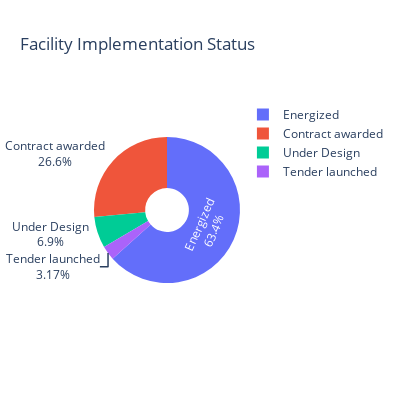

Here is the notebook cell this chart was saved with:
### Code cell
import pandas as pd
import plotly.express as px

def plot_facility_status_pie(df: pd.DataFrame, width: int = 600, height: int = 400):
    """
    Create a pie chart of facility status distribution.

    Parameters
    ----------
    df : pandas.DataFrame
        Facilities dataset with a 'Status' column.
    width : int
        Width of the chart in pixels.
    height : int
        Height of the chart in pixels.

    Returns
    -------
    fig : plotly.graph_objects.Figure
        Interactive pie chart figure.
    """
    # Count facilities by status
    status_counts = df['Status'].value_counts().reset_index()
    status_counts.columns = ['Status', 'Count']

    # Build pie chart
    fig = px.pie(
        status_counts,
        names="Status",
        values="Count",
        title="Facility Implementation Status",
        color="Status",
        hole=0.3,
        width=width,
        height=height
    )
    fig.update_traces(textinfo="percent+label")
    return fig
plot_facility_status_pie(df, width=400, height=400).show()

### Figure 1 — Plotly figure (JSON) as saved in the notebook; plotly's stock layout.template omitted (floating-point values rounded to 4 significant figures)
{"data": [{"customdata": [["Energized"], ["Contract awarded"], ["Under Design"], ["Tender launched"]], "domain": {"x": [0.0, 1.0], "y": [0.0, 1.0]}, "hole": 0.3, "hovertemplate": "Status=%{customdata[0]}<br>Count=%{value}<extra></extra>", "labels": ["Energized", "Contract awarded", "Under Design", "Tender launched"], "legendgroup": "", "marker": {"colors": ["#636efa", "#EF553B", "#00cc96", "#ab63fa"]}, "name": "", "showlegend": true, "values": [2683, 1124, 292, 134], "type": "pie", "textinfo": "percent+label"}], "layout": {"legend": {"tracegroupgap": 0}, "title": {"text": "Facility Implementation Status"}, "height": 400, "width": 400}}
